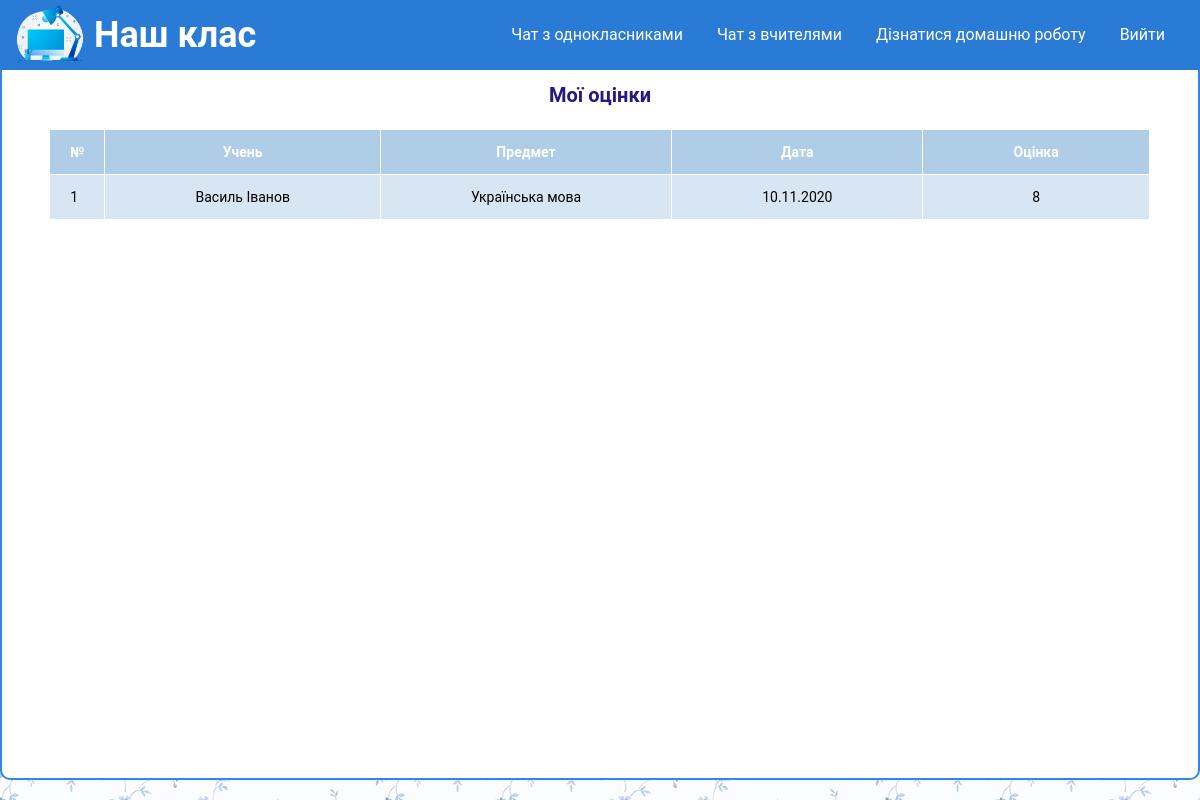
The page /pages/rating.php (signed in) on the database its author committed.
### tables this page shows
CREATE TABLE `rating` (
  `id` int(20) NOT NULL,
  `student_id` int(10) NOT NULL,
  `date` varchar(250) NOT NULL,
  `rating` int(10) NOT NULL,
  `subject` int(10) NOT NULL
);

CREATE TABLE `contacts` (
  `id` int(11) NOT NULL,
  `name` varchar(255) NOT NULL,
  `user_status` int(20) NOT NULL,
  `image` varchar(255) NOT NULL,
  `phone` varchar(255) NOT NULL,
  `about` text NOT NULL,
  `login` varchar(255) NOT NULL,
  `password` varchar(255) NOT NULL,
  `last_message` text NOT NULL,
  `subject` varchar(100) NOT NULL
);

### pages/rating.php (the view, shortened to what this page needs)
<!DOCTYPE html>
<html lang="en">
<head>
	<link rel="stylesheet" type="text/css" href="/style/style.css">
	<link rel="stylesheet" type="text/css" href="/style/chat.css">
</head>
<body>
	<?php
		include $_SERVER['DOCUMENT_ROOT'] . "/pice-of-site/header.php";
		include $_SERVER['DOCUMENT_ROOT'] . "/configs/db.php";
	?>
	<main>
		<div id="content" class="flex">
			<p class="admin-title">Мої оцінки</p>
			<table>
				<tr>
					<th>№</th>
					<th>Учень</th>
					<th>Предмет</th>
					<th>Дата</th>
					<th>Оцінка</th>
				</tr>
			<?php
				$sqlRating = "SELECT * FROM rating WHERE student_id=" . $_COOKIE["student"];
				$resultRating = mysqli_query($connect, $sqlRating);
				$col_rating = mysqli_num_rows($resultRating);
            $i = 0;
				while($i < $col_rating) {
					$rating = mysqli_fetch_assoc($resultRating);
					$sqlStudent = "SELECT * FROM contacts WHERE id=" . $rating["student_id"];
					$resultStudentResult = mysqli_query($connect, $sqlStudent);
					$student = mysqli_fetch_assoc($resultStudentResult);
					$sqlTeacher = "SELECT * FROM contacts WHERE id=" . $rating["subject"];
					$resultTeacher = mysqli_query($connect, $sqlTeacher);
					$teacher = mysqli_fetch_assoc($resultTeacher);
			?>
				<tr>
					<td><?php echo $i+1; ?></td>
					<td><?php echo $student["name"]; ?></td>
					<td><?php echo $teacher["subject"]; ?></td>
					<td><?php echo $rating["date"]; ?></td>
					<td><?php echo $rating["rating"]; ?></td>
				</tr>
				<?php
					$i = $i + 1;
				}
				?>
			</table>
		</div>
	</main>
</body>
</html>

### style/style.css (style rules this page uses)
* { padding: 0; margin: 0; border: 0; }
*, *:before, *:after { -moz-box-sizing: border-box; -webkit-box-sizing: border-box; box-sizing: border-box; }
html, body { height: 100%; width: 100%; font-size: 100%; line-height: 1; font-size: 14px; -ms-text-size-adjust: 100%; -moz-text-size-adjust: 100%; -webkit-text-size-adjust: 100%; }
body, input, input::placeholder, select, option { font-family: "Roboto", sans-serif; }
.admin, .flex { flex-direction: column; }
.admin-title { text-align: center; color: #231b80; font-size: 20px; font-weight: bold; margin: 15px 0px 25px 0px; }
table th:first-child, table td:first-child { padding: 15px 20px; }

### style/chat.css (style rules this page uses)
body { background: url(../images/bg.jpg); }
main { height: calc(100vh - 90px); }
#content { max-width: 1250px; margin: 0 auto; height: 100%; background: #fff; border: 2px solid #3186e8; border-top: none; border-bottom-left-radius: 10px; border-bottom-right-radius: 10px; display: flex; }
table { margin: 0px auto; font-size: 14px; border-collapse: collapse; text-align: center; }
th { background: #afcde7; color: white; }
th, td { padding: 15px 90px; border-style: solid; border-width: 0 1px 1px 0; border-color: white; }
td { background: #d8e6f3; }
th:first-child, td:first-child { text-align: left; }

### rows shown on the page
rating: contacts.name "Василь Іванов", contacts.subject "Українська мова", date "10.11.2020", rating "8"
